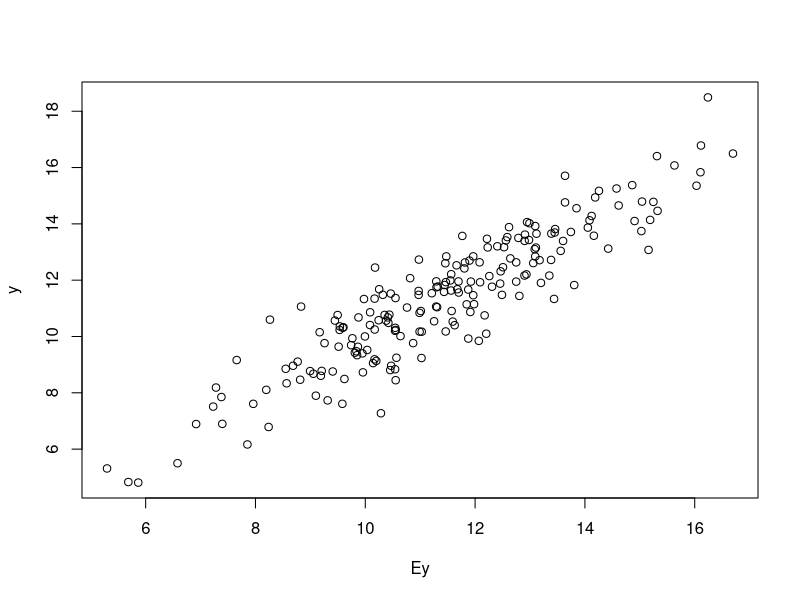

Here is the R script that generated this plot: (Note: this script raises an error after producing the figure.)
# --------------------------------------------
# Example script for categorical regression
# using baseline coding vs. ABCs

rm(list = ls())

# Source functions:
# source("source_lmabc.R")
# --------------------------------------------
# Simulate some data:
n = 200

# Categorical variable: race
groups_1 = c("Asian", "Hisp", "NHB", "NHW") # groups
pi_1 = c(0.10, 0.15, 0.20, 0.55) # population proprtions
K_1 = length(groups_1) # number of levels
k_1 = factor(sample(groups_1,
                    size  = n, replace = TRUE,
                    prob  = pi_1),
             levels = c("NHW", "Asian", "Hisp", "NHB")) # force NHW as baseline

# Summarize:
table(k_1)/n

# Simulate  continuous covariates:
x1 = rnorm(n = n, mean = 5,  sd = 2) #  not standardized
x2 = x1 + rnorm(n = n, mean = -5,  sd = 1) #  not standardized
cor(x1, x2) # x1, x2 correlated

# Expected value of the response:
Ey = 1 + 2*x1 + -2*x2 +
  3*I(k_1==groups_1[1]) -.5*I(k_1==groups_1[2]) +
  .5*I(k_1==groups_1[2])*x1

# Observed y-value:
y  = Ey + rnorm(n=n)

# check signal strength:
plot(Ey, y)
# --------------------------------------------
# Now fit the models:
# --------------------------------------------
# Shared formula statement across models:
f0 = formula(y ~ x1 + x2 + x1*k_1)

# Data frame w/ variables needed:
dat = data.frame(y, x1, x2, k_1)

# Fit the linear model using NHW as the reference group:
fit_base = lm(f0)

# Fit the linear model w/ ABCs:
fit_abc = lmabc(f0, data = dat)
# --------------------------------------------
# Compare the outputs:
# note: the parameters have different interpretations!
# --------------------------------------------
# Coefficient estimates:
coef(fit_base)
coef(fit_abc)

# Note: these have different lengths
length(coef(fit_base)) # deletes (= 0) reference group for (race) main effects + interactions
length(coef(fit_abc)) # includes all groups (w/ constraints)

# Confidence intervals:
confint(fit_base)
confint(fit_abc)

# Fitted values: these are the same!
sum((fitted(fit_base) - fitted(fit_abc))^2)

# AIC/BIC:
AIC(fit_base); AIC(fit_abc) # same
BIC(fit_base); BIC(fit_abc) # same

# Covariance of coefficient estimates:
vcov(fit_base)
vcov(fit_abc)

# Diagnostic plots:
# plot(fit_base)
# plot(fit_abc)

# Summaries:
summary(fit_base)
summary(fit_abc) # not done!

# predict() should also work
# --------------------------------------------
# Check the interpretations:
# --------------------------------------------
# Sample means + intercepts:
mean(y) # sample mean
mean(fitted(fit_abc)) # sample mean of the fitted values
coef(fit_base)["(Intercept)"]; # original intercept
coef(fit_abc)["(Intercept)"]; # ABC intercept: almost mean(y)...slightly different because of x,k corr

# Proportions:
pi_hat_1 = table(k_1)/n

# Group-specific terms: int
(beta_hat_int = coef(fit_abc)[
  match(paste("k_1", levels(k_1), sep=""),
        names(coef(fit_abc)))
])
# Average:
beta_hat_int%*%pi_hat_1 # numerical zero

# Group-specific terms: slope
(beta_hat_slope = coef(fit_abc)[
  match(paste("x1:k_1", levels(k_1), sep=""),
        names(coef(fit_abc)))
])
# Average:
beta_hat_slope%*%pi_hat_1 # numerical zero
# --------------------------------------------
# Showcase some other functions:
# --------------------------------------------
# Full design matrix (overparametrized):
XX = getFullDesign(f0, data = dat)
head(XX) # inspect...
ncol(XX);
mrank(XX) # rank < num columns -> rank deficient!

# Constraint matrix for ABCs:
(CC = getConstraints(f0,data = dat))
mrank(CC) # this makes up the difference above

# Check the constraint:
CC%*%coef(fit_abc) # numerical zeros
